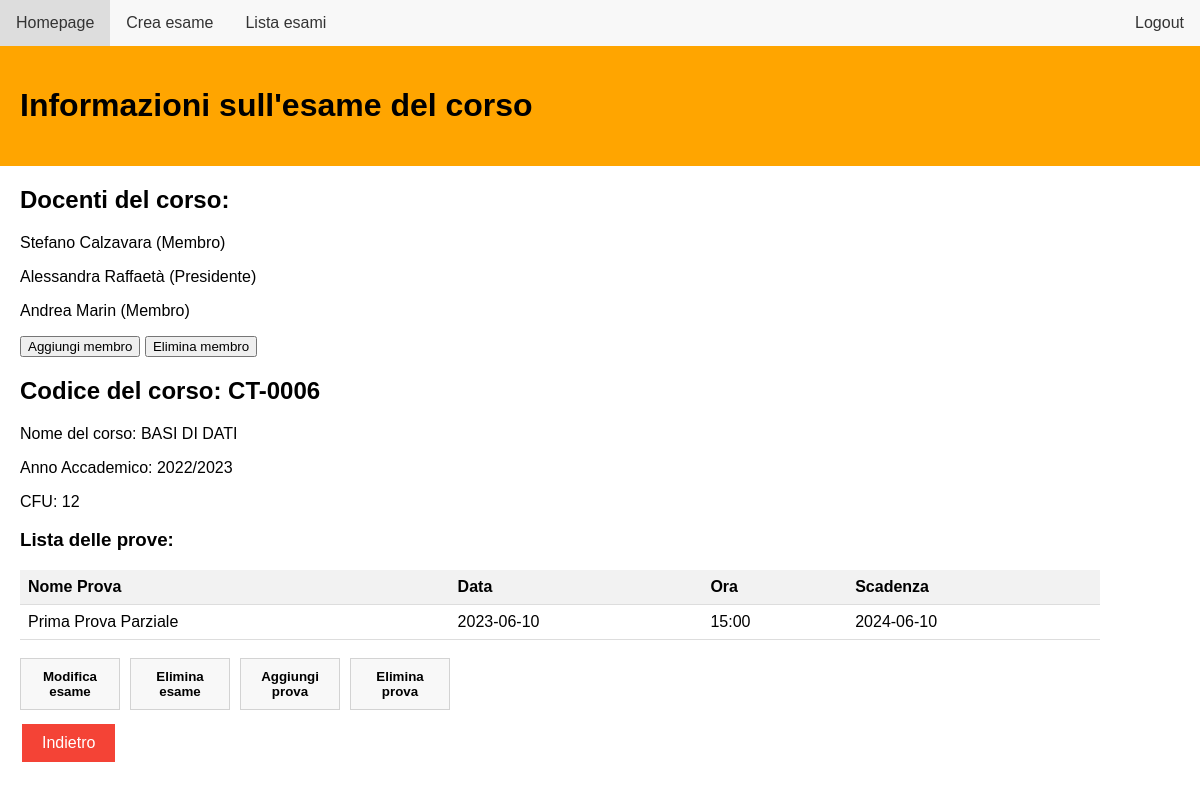
Screenshot of /exam_page?idE=CT-0006 (signed in) with the database file from the repository.
### db_setup.py (models this page shows, shortened)
class Docente(UserMixin, db.Model):
    idD = db.Column(db.String(100), primary_key=True, unique = True)
    nome = db.Column(db.String(100))
    cognome = db.Column(db.String(100))
    email = db.Column(db.String(100), unique = True)
    password = db.Column(db.String(100))

class Esame( db.Model):
    idE = db.Column(db.Integer, primary_key=True, unique = True)
    nome = db.Column(db.String(100))
    anno_accademico = db.Column(db.String(100))
    cfu = db.Column(db.Integer)

class Prova( db.Model ):
    idP = db.Column(db.String(100), primary_key=True)
    nome_prova = db.Column(db.String(100))
    tipo_prova = db.Column(Enum('scritto', 'orale', 'pratico', 'completo'), name='tipo_prova')
    tipo_voto = db.Column(db.String(100))
    data = db.Column(db.Date)
    ora_prova = db.Column(db.String(100))
    data_scadenza = db.Column(db.Date)
    idE = db.Column(db.String(100), db.ForeignKey('esame.idE'))
    idD = db.Column(db.Integer, db.ForeignKey('docente.idD'))

### routes.py (the view)
@bp.route('/exam_page', methods=['GET', 'POST'])
@login_required
def exam_page():
    from db_setup import Esame, Docente, Prova, db, Creazione_esame
    idE = request.args.get('idE')
    esame = Esame.query.filter_by(idE=idE).first()
    lista_docenti = db.session.query(Docente).join(Creazione_esame).filter(Creazione_esame.idE == idE).all()
    lista_prove = db.session.query(Prova).filter(Prova.idE == idE).all()
    docenti_roles = (
        db.session.query(Docente, Creazione_esame.ruolo_docente)
        .join(Creazione_esame)
        .filter(Creazione_esame.idE == idE)
        .all()
    )
    return flask.render_template('exam_page.html', esame=esame, lista_prove=lista_prove, lista_docenti=lista_docenti, docenti_roles=docenti_roles)

### routes.py (called while the page is built)
@login_manager.user_loader
def load_user(user_id):
    from db_setup import Docente
    return Docente.query.get(user_id)

### app/templates/exam_page.html (shortened to what this page needs)
<!DOCTYPE html>
<html lang="en">
<head>
    <link rel="stylesheet" href="../static/exam_page.css">
    <link rel="stylesheet" href="../static/goback.css">
</head>
<body>
    <ul>
        <li><a href="{{ url_for('routes.homepage') }}">Homepage</a></li>
        <li><a href="{{ url_for('routes.create_exam') }}">Crea esame</a></li>
        <li><a href="{{ url_for('routes.view_exams') }}">Lista esami</a></li>
        <li style="float:right"><a href="{{ url_for('routes.login') }}">Logout</a></li>
    </ul>
    <div id="Informazioni" class="w3-container">
        <h1>Informazioni sull'esame del corso</h1>
    </div>
    <div id="Exam_Details">
        <h2>Docenti del corso:</h2>
        {% for docente, role_name in docenti_roles %}
            <p>{{ docente.nome }} {{ docente.cognome }} ({{ role_name }})</p>
        {% endfor %}
        <button id="button_membri" type="button" onclick="window.location.href='{{url_for('routes.docenti_list', idE=esame.idE )}}'">Aggiungi membro</button>
        <button id="button_membri" type="button" onclick="window.location.href='{{url_for('routes.docenti_list_del', idE=esame.idE )}}'">Elimina membro</button>
        <h2>Codice del corso: {{ esame.idE }}</h2>
        <p>Nome del corso: {{ esame.nome }}</p>
        <p>Anno Accademico: {{ esame.anno_accademico }}</p>
        <p>CFU: {{ esame.cfu }}</p>
    </div>
    <div id="ListaProve">
        <h3>Lista delle prove:</h3>
        <table>
            <thead>
                <tr>
                    <th>Nome Prova</th>
                    <th>Data</th>
                    <th>Ora</th>
                    <th>Scadenza</th>
                </tr>
            </thead>
            <tbody>
                {% for prova in lista_prove %}
                    <tr onclick="window.location.href='{{url_for('routes.prova_page', idP=prova.idP)}}'">
                        <td>{{ prova.nome_prova }}</td>
                        <td>{{ prova.data }}</td>
                        <td>{{ prova.ora_prova }}</td>
                        <td>{{ prova.data_scadenza}}</td>
                    </tr>
                {% endfor %}
            </tbody>
        </table>
    </div>
    <br>
    <div class="button-container">
        <button id="button_exam" type="button">Modifica esame</button>
        <button id="button_exam" type="button">Elimina esame</button>
        <button id="button_exam" type="button" onclick="window.location.href='{{url_for('routes.create_test', idE=esame.idE)}}'">Aggiungi prova</button>
        <button id="button_exam" type="button">Elimina prova</button>
    </div>
    <button id="goback" onclick="goBack()" class="button-goback">Indietro</button>
</body>
</html>

### app/static/exam_page.css (style rules this page uses)
#Informazioni { background-color: orange; color:black; padding: 20px; }
body { font-family: Arial, sans-serif; margin: 0; padding: 0; }
ul { list-style-type: none; margin: 0; padding: 0; overflow: hidden; background-color: #f8f8f8; }
li { float: left; }
li a { display: block; color: #333; text-align: center; padding: 14px 16px; text-decoration: none; }
#Exam_Details, #ListaProve, #Test_Details, #ListaStudentiIscritti { position: relative; left:20px; }
#button_exam { padding: 10px 20px; cursor: pointer; font-weight: bold; max-width: 100px; position:relative; left:20px; background-color: #f8f8f8; color: black; border: 1px solid lightgrey; }
.button-container { display: flex; gap: 10px; margin-bottom: 10px; }
table { width: 90%; border-collapse: collapse; }
th, td { text-align: left; border-bottom: 1px solid #ddd; padding: 8px; }
th { background-color: #f2f2f2; }

### app/static/goback.css (style rules this page uses)
.button-goback { background-color: #f44336; color: white; border: none; padding: 10px 20px; text-align: center; text-decoration: none; display: inline-block; font-size: 16px; margin: 4px 2px; cursor: pointer; position: relative; left: 20px; }

### rows the page displays
Docente: nome "Stefano", cognome "Calzavara", role_name "Membro"
Docente: nome "Alessandra", cognome "Raffaetà", role_name "Presidente"
Docente: nome "Andrea", cognome "Marin", role_name "Membro"
Esame: idE "CT-0006", nome "BASI DI DATI", anno_accademico "2022/2023", cfu "12"
Prova: nome_prova "Prima Prova Parziale", data "2023-06-10", ora_prova "15:00", data_scadenza "2024-06-10"
